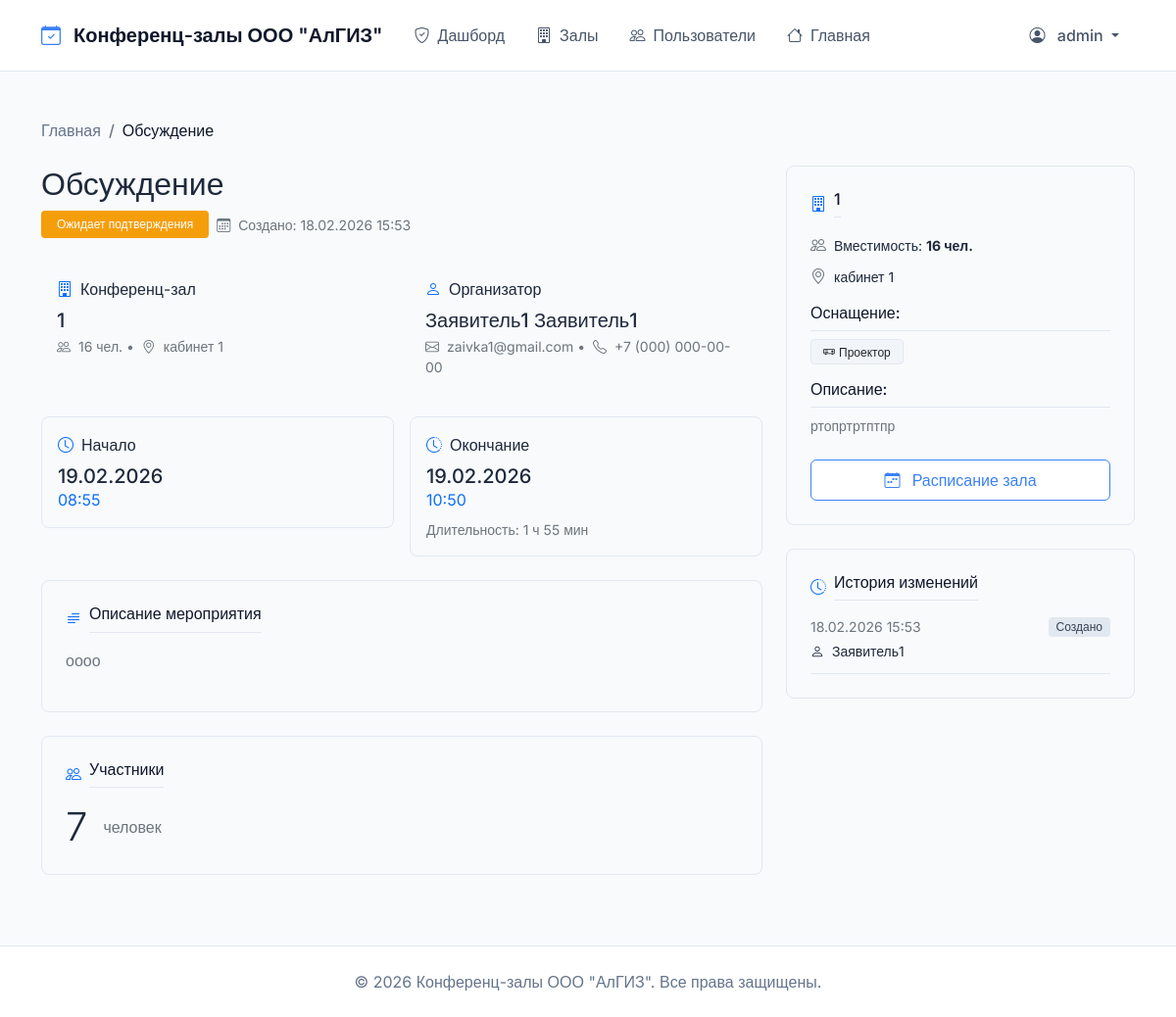
/booking/3/ (signed in), run on an earlier commit of the app's database.
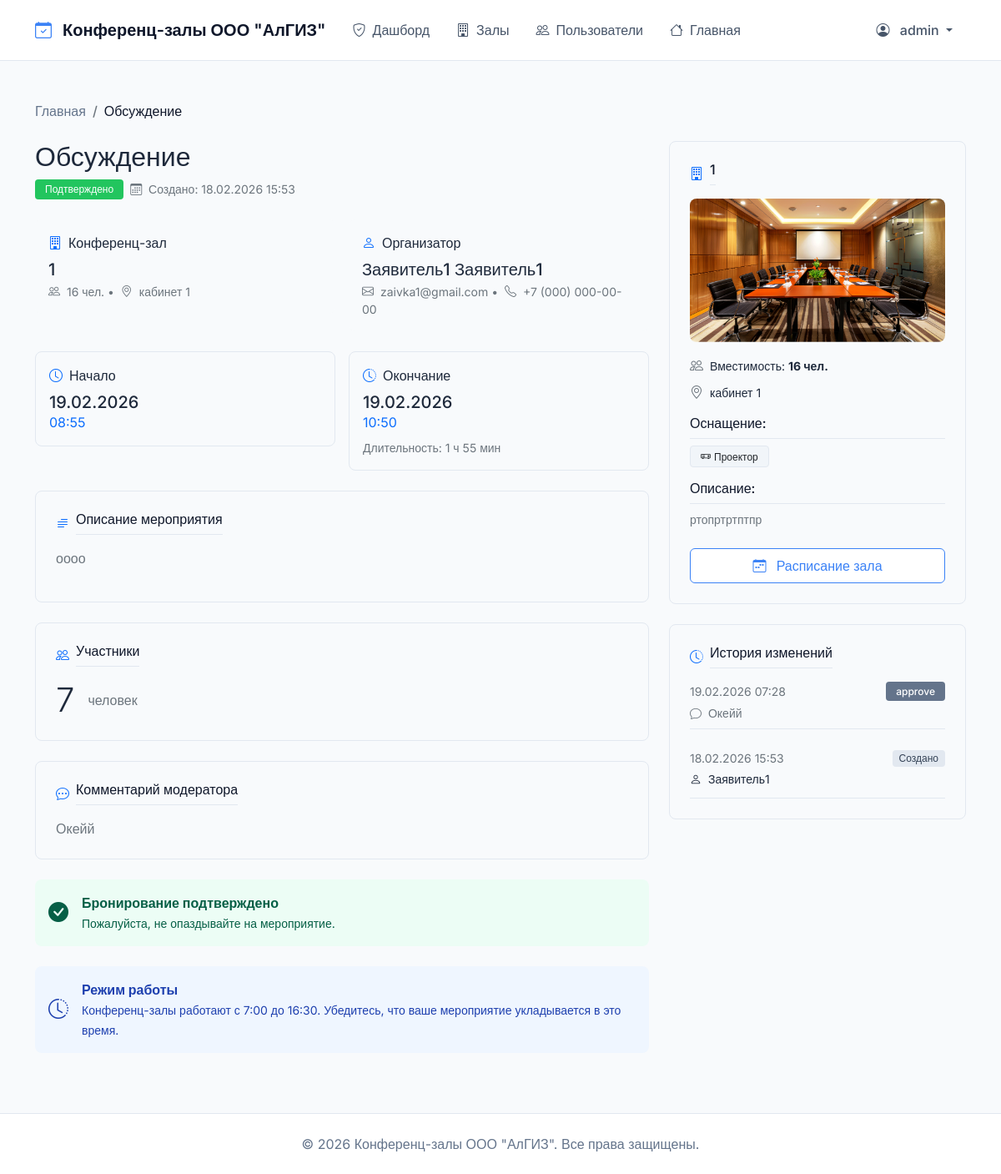
And on a later commit of the database.
### bookings/models.py (models this page shows, shortened)
class Booking(models.Model):
    STATUS_CHOICES = (
        ('pending', 'Ожидает подтверждения'),
        ('approved', 'Подтверждено'),
        ('rejected', 'Отклонено'),
        ('cancelled', 'Отменено'),
    )
    room = models.ForeignKey(ConferenceRoom, on_delete=models.CASCADE, verbose_name="Зал", related_name='bookings')
    requester = models.ForeignKey(User, on_delete=models.CASCADE, related_name='bookings', verbose_name="Заявитель")
    title = models.CharField(max_length=200, verbose_name="Название мероприятия")
    description = models.TextField(verbose_name="Описание")
    start_time = models.DateTimeField(verbose_name="Начало")
    end_time = models.DateTimeField(verbose_name="Окончание")
    participants_count = models.PositiveIntegerField(verbose_name="Количество участников")
    status = models.CharField(max_length=20, choices=STATUS_CHOICES, default='pending', verbose_name="Статус")
    created_at = models.DateTimeField(auto_now_add=True, verbose_name="Создано")
    updated_at = models.DateTimeField(auto_now=True, verbose_name="Обновлено")
    moderated_by = models.ForeignKey(User, null=True, blank=True, on_delete=models.SET_NULL,
                                     related_name='moderated_bookings', verbose_name="Модератор")
    moderation_comment = models.TextField(blank=True, verbose_name="Комментарий модератора")
    def duration(self):
        delta = self.end_time - self.start_time
        hours = delta.seconds // 3600
        minutes = (delta.seconds % 3600) // 60
        if hours > 0:
            return f"{hours} ч {minutes} мин"
        return f"{minutes} мин"
    class Meta:
        verbose_name = "Бронирование"
        verbose_name_plural = "Бронирования"
        ordering = ['-start_time']
        indexes = [
            models.Index(fields=['start_time', 'end_time']),
            models.Index(fields=['status']),
            models.Index(fields=['room', 'status']),
        ]

class BookingHistory(models.Model):
    ACTION_CHOICES = (
        ('created', 'Создано'),
        ('updated', 'Обновлено'),
        ('approved', 'Подтверждено'),
        ('rejected', 'Отклонено'),
        ('cancelled', 'Отменено'),
    )
    booking = models.ForeignKey(Booking, on_delete=models.CASCADE, related_name='history', verbose_name="Бронирование")
    user = models.ForeignKey(User, on_delete=models.SET_NULL, null=True, verbose_name="Пользователь")
    action = models.CharField(max_length=20, choices=ACTION_CHOICES, verbose_name="Действие")
    timestamp = models.DateTimeField(auto_now_add=True, verbose_name="Время")
    details = models.JSONField(default=dict, verbose_name="Детали")
    class Meta:
        verbose_name = "История бронирования"
        verbose_name_plural = "История бронирований"
        ordering = ['-timestamp']
        indexes = [
            models.Index(fields=['booking', 'timestamp']),
            models.Index(fields=['action']),
        ]

class User(AbstractUser):
    ROLE_CHOICES = (
        ('moderator', 'Модератор'),
        ('requester', 'Заявитель'),
        ('employee', 'Сотрудник'),
    )
    role = models.CharField(max_length=20, choices=ROLE_CHOICES, default='employee', verbose_name="Роль")
    phone = models.CharField(max_length=20, blank=True, verbose_name="Телефон")
    department = models.CharField(max_length=100, blank=True, verbose_name="Отдел")
    def get_full_name(self):
        if self.first_name and self.last_name:
            return f"{self.first_name} {self.last_name}"
        return self.username
    class Meta:
        verbose_name = "Пользователь"
        verbose_name_plural = "Пользователи"

class ConferenceRoom(models.Model):
    name = models.CharField(max_length=100, verbose_name="Название")
    capacity = models.PositiveIntegerField(verbose_name="Вместимость")
    location = models.CharField(max_length=200, verbose_name="Местоположение")
    description = models.TextField(blank=True, verbose_name="Описание")
    has_projector = models.BooleanField(default=False, verbose_name="Проектор")
    has_video_conference = models.BooleanField(default=False, verbose_name="Видеоконференция")
    has_whiteboard = models.BooleanField(default=False, verbose_name="Доска")
    is_active = models.BooleanField(default=True, verbose_name="Активен")
    image = models.ImageField(upload_to='rooms/', blank=True, null=True, verbose_name="Изображение")
    created_at = models.DateTimeField(auto_now_add=True, verbose_name="Дата создания")
    updated_at = models.DateTimeField(auto_now=True, verbose_name="Дата обновления")
    class Meta:
        verbose_name = "Конференц-зал"
        verbose_name_plural = "Конференц-залы"
        ordering = ['name']

### bookings/views.py (the view)
# urls.py: path('booking/<int:booking_id>/', views.booking_detail, name='booking_detail'),
@any_role_required
def booking_detail(request, booking_id):
    booking = get_object_or_404(Booking, id=booking_id)
    if request.user.role != 'moderator' and booking.requester != request.user:
        messages.error(request, "У вас нет прав для просмотра этого бронирования")
        return redirect('bookings:index')
    history = booking.history.all()[:10]
    return render(request, 'bookings/booking_detail.html', {
        'booking': booking,
        'history': history,
        'now': timezone.now(),
    })

### bookings/templates/bookings/booking_detail.html (shortened to what the changed rows need)
{% extends 'bookings/base.html' %}
{% load static %}
{% block content %}
<div class="row mb-4">
    <div class="col-12">
        <nav aria-label="breadcrumb">
            <ol class="breadcrumb">
                <li class="breadcrumb-item"><a href="{% url 'bookings:index' %}" class="text-decoration-none">Главная</a></li>
                <li class="breadcrumb-item active" aria-current="page">{{ booking.title|truncatechars:30 }}</li>
            </ol>
        </nav>
    </div>
</div>
<div class="row g-4">
    <div class="col-lg-8">
        <div class="d-flex justify-content-between align-items-start mb-4">
            <div>
                <h2 class="fw-semibold mb-2">{{ booking.title }}</h2>
                <div class="d-flex align-items-center gap-2">
                    <span class="badge
                        {% if booking.status == 'approved' %}bg-success
                        {% elif booking.status == 'pending' %}bg-warning
                        {% elif booking.status == 'rejected' %}bg-danger
                        {% else %}bg-secondary{% endif %}">
                        {{ booking.get_status_display }}
                    </span>
                    <span class="text-secondary small">
                        <i class="bi bi-calendar3 me-1"></i>
                        Создано: {{ booking.created_at|date:"d.m.Y H:i" }}
                    </span>
                </div>
            </div>
        </div>
        <div class="row g-3 mb-4">
            <div class="col-md-6">
                <div class="bg-light p-3 rounded-3">
                    <div class="d-flex align-items-center mb-2">
                        <i class="bi bi-building text-primary me-2"></i>
                        <span class="fw-medium">Конференц-зал</span>
                    </div>
                    <h5 class="mb-1">{{ booking.room.name }}</h5>
                    <div class="small text-secondary">
                        <i class="bi bi-people me-1"></i> {{ booking.room.capacity }} чел. •
                        <i class="bi bi-geo-alt ms-1 me-1"></i> {{ booking.room.location }}
                    </div>
                </div>
            </div>
            <div class="col-md-6">
                <div class="bg-light p-3 rounded-3">
                    <div class="d-flex align-items-center mb-2">
                        <i class="bi bi-person text-primary me-2"></i>
                        <span class="fw-medium">Организатор</span>
                    </div>
                    <h5 class="mb-1">{{ booking.requester.get_full_name|default:booking.requester.username }}</h5>
                    <div class="small text-secondary">
                        <i class="bi bi-envelope me-1"></i> {{ booking.requester.email }} •
                        <i class="bi bi-telephone ms-1 me-1"></i> {{ booking.requester.phone|default:"—" }}
                    </div>
                </div>
            </div>
        </div>
        <div class="row g-3 mb-4">
            <div class="col-md-6">
                <div class="border rounded-3 p-3">
                    <div class="d-flex align-items-center mb-2">
                        <i class="bi bi-clock text-primary me-2"></i>
                        <span class="fw-medium">Начало</span>
                    </div>
                    <div class="h5 mb-0">{{ booking.start_time|date:"d.m.Y" }}</div>
                    <div class="text-primary fw-medium">{{ booking.start_time|date:"H:i" }}</div>
                </div>
            </div>
            <div class="col-md-6">
                <div class="border rounded-3 p-3">
                    <div class="d-flex align-items-center mb-2">
                        <i class="bi bi-clock-history text-primary me-2"></i>
                        <span class="fw-medium">Окончание</span>
                    </div>
                    <div class="h5 mb-0">{{ booking.end_time|date:"d.m.Y" }}</div>
                    <div class="text-primary fw-medium">{{ booking.end_time|date:"H:i" }}</div>
                    <div class="small text-secondary mt-2">
                        Длительность: {{ booking.duration }}
                    </div>
                </div>
            </div>
        </div>
        <div class="border rounded-3 p-4 mb-4">
            <div class="text-secondary">
                {{ booking.description|linebreaks }}
            </div>
        </div>
        <div class="border rounded-3 p-4 mb-4">
            <div class="d-flex align-items-center">
                <span class="display-6 fw-semibold me-3">{{ booking.participants_count }}</span>
                <span class="text-secondary">человек</span>
            </div>
        </div>
        {% if booking.moderation_comment %}
            <div class="border rounded-3 p-4 mb-4">
                <div class="d-flex align-items-center mb-3">
                    <i class="bi bi-chat-dots text-primary me-2"></i>
                    <h6 class="fw-medium mb-0">Комментарий модератора</h6>
                </div>
                <div class="text-secondary">
                    {{ booking.moderation_comment }}
                </div>
            </div>
        {% endif %}
        {% if booking.status == 'approved' %}
            <div class="alert alert-success d-flex align-items-center" role="alert">
                <i class="bi bi-check-circle-fill me-3 fs-4"></i>
                <div>
                    <strong>Бронирование подтверждено</strong><br>
                    <span class="small">Пожалуйста, не опаздывайте на мероприятие.</span>
                </div>
            </div>
            <div class="alert alert-info d-flex align-items-center" role="alert">
                <i class="bi bi-clock-history me-3 fs-4"></i>
                <div>
                    <strong>Режим работы</strong><br>
                    <span class="small">Конференц-залы работают с 7:00 до 16:30. Убедитесь, что ваше мероприятие укладывается в это время.</span>
                </div>
            </div>
        {% endif %}
    </div>
    <div class="col-lg-4">
        <div class="border rounded-3 p-4 mb-4">
            <div class="d-flex align-items-center mb-3">
                <i class="bi bi-building text-primary me-2"></i>
                <h6 class="fw-medium mb-0">{{ booking.room.name }}</h6>
            </div>
            {% if booking.room.image %}
                <img src="{{ booking.room.image.url }}" class="img-fluid rounded-3 mb-3" alt="{{ booking.room.name }}">
            {% endif %}
            <div class="mb-3">
                <div class="d-flex align-items-center mb-2">
                    <span class="small">Вместимость: <strong>{{ booking.room.capacity }} чел.</strong></span>
                </div>
                <div class="d-flex align-items-center mb-2">
                    <i class="bi bi-geo-alt text-secondary me-2"></i>
                    <span class="small">{{ booking.room.location }}</span>
                </div>
            </div>
            <h6 class="fw-medium mb-2">Оснащение:</h6>
            <div class="d-flex flex-wrap gap-2 mb-3">
                {% if booking.room.has_projector %}
                    <span class="badge bg-light text-dark">
                    </span>
                {% endif %}
            </div>
            {% if booking.room.description %}
                <h6 class="fw-medium mb-2">Описание:</h6>
                <p class="small text-secondary">{{ booking.room.description }}</p>
            {% endif %}
            <a href="{% url 'bookings:room_schedule' booking.room.id %}"
               class="btn btn-outline-primary w-100 mt-2">
                <i class="bi bi-calendar-week me-2"></i>
                Расписание зала
            </a>
        </div>
        {% if history %}
            <div class="border rounded-3 p-4">
                <div class="vstack gap-3">
                    {% for record in history %}
                        <div class="border-bottom pb-2">
                            <div class="d-flex justify-content-between align-items-center mb-1">
                                <span class="small text-secondary">{{ record.timestamp|date:"d.m.Y H:i" }}</span>
                                <span class="badge
                                    {% if record.action == 'created' %}bg-info
                                    {% elif record.action == 'approved' %}bg-success
                                    {% elif record.action == 'rejected' %}bg-danger
                                    {% else %}bg-secondary{% endif %}">
                                    {{ record.get_action_display }}
                                </span>
                            </div>
                            <p class="small mb-1">
                                {% if record.action == 'created' %}
                                    <i class="bi bi-person me-1"></i> {{ record.user.username }}
                                {% elif record.action == 'approved' %}
                                    <i class="bi bi-shield-check me-1"></i> {{ record.user.username }}
                                {% elif record.action == 'rejected' %}
                                    <i class="bi bi-shield-x me-1"></i> {{ record.user.username }}
                                {% elif record.action == 'cancelled' %}
                                    <i class="bi bi-person-dash me-1"></i> {{ record.user.username }}
                                {% endif %}
                            </p>
                            {% if record.details.comment %}
                                <p class="small text-secondary mb-0">
                                    <i class="bi bi-chat me-1"></i> {{ record.details.comment }}
                                </p>
                            {% endif %}
                        </div>
                    {% endfor %}
                </div>
            </div>
        {% endif %}
    </div>
</div>
{% endblock %}

What changed in the data, as far as the page shows it:
changed Booking "Обсуждение": status "Ожидает подтверждения" → "Подтверждено"; moderation_comment (not shown) → "Окейй"; room.image: picture added
added BookingHistory: timestamp "19.02.2026 07:28", action "approve", details.comment "Окейй"
Also different on the page:
text now shown: "Комментарий модератора Бронирование подтверждено Пожалуйста, не опаздывайте на мероприятие. Режим работы Конференц-залы работают с 7:00 до 16:30. Убедитесь, что ваше мероприятие укладывается в это время."
